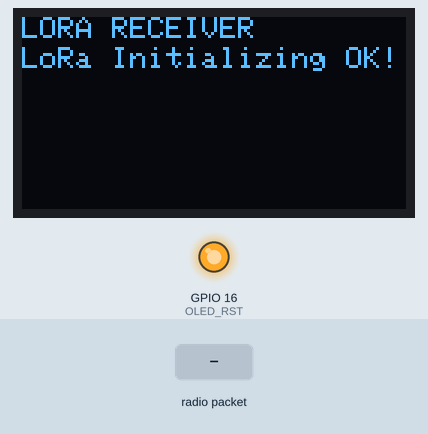
Recording of a sketch running on a simulated ESP32. Parts: 128×64 one-colour display, output pins drawn as LEDs (lit = HIGH). Inputs (shaded band) come from the test bench. No radio packets arrive unless stated; what the sketch prints to the serial monitor is not drawn.

Above: at 2.8 s.
2.9 s: radio packet "0" arrives
At 4.8 s:
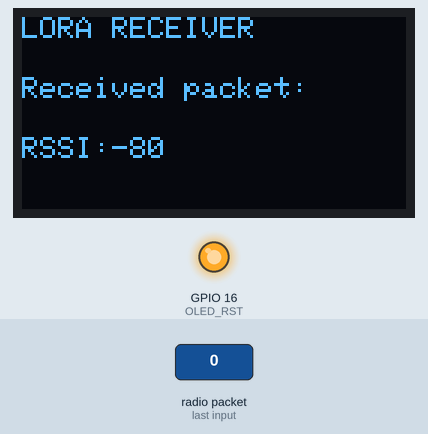
Timing chart, 0 to 6.3 s (numbered marks = the images above; inputs shaded):
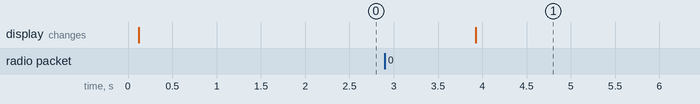

Measured:
- after the input at 2.9 s, the display: changes after 1.0 s (image 1)

The sketch:

RxData.ino.ino
```cpp
#define CAYENNE_PRINT Serial
#include <CayenneMQTTESP32.h>

#include <SPI.h>
#include <LoRa.h>

//Libraries for OLED Display
#include <Wire.h>
#include <Adafruit_GFX.h>
#include <Adafruit_SSD1306.h>

#include <StringSplitter.h>

char ssid[] = "LabElektronikaCom";
char wifiPassword[] = "MasterSya121efHiday4T";

char username[] = "866df290-1f2b-11ec-9f5b-45181495093e";
char password[] = "6f3c61dd3aa4c5f202d24b1e141ca2b8c913fe4b";
char clientID[] = "978a49c0-1f2b-11ec-ad90-75ec5e25c7a4";


//define the pins used by the LoRa transceiver module
#define SCK 5
#define MISO 19
#define MOSI 27
#define SS 18
#define RST 14
#define DIO0 26

//433E6 for Asia
//866E6 for Europe
//915E6 for North America
#define BAND 866E6

//OLED pins
#define OLED_SDA 4
#define OLED_SCL 15
#define OLED_RST 16
#define SCREEN_WIDTH 128 // OLED display width, in pixels
#define SCREEN_HEIGHT 64 // OLED display height, in pixels

Adafruit_SSD1306 display(SCREEN_WIDTH, SCREEN_HEIGHT, &Wire, OLED_RST);

String LoRaData,Count;
String Data1,Data2,Data3,Data4,Data5,Data6;
void setup() {
  //initialize Serial Monitor
  Serial.begin(115200);

  //reset OLED display via software
  pinMode(OLED_RST, OUTPUT);
  digitalWrite(OLED_RST, LOW);
  delay(20);
  digitalWrite(OLED_RST, HIGH);

  //initialize OLED
  Wire.begin(OLED_SDA, OLED_SCL);
  if(!display.begin(SSD1306_SWITCHCAPVCC, 0x3c, false, false)) { // Address 0x3C for 128x32
    Serial.println(F("SSD1306 allocation failed"));
    for(;;); // Don't proceed, loop forever
  }

  display.clearDisplay();
  display.setTextColor(WHITE);
  display.setTextSize(1);
  display.setCursor(0,0);
  display.print("LORA RECEIVER ");
  display.display();

  Serial.println("LoRa Receiver Test");

  //SPI LoRa pins
  SPI.begin(SCK, MISO, MOSI, SS);
  //setup LoRa transceiver module
  LoRa.setPins(SS, RST, DIO0);

  if (!LoRa.begin(BAND)) {
    Serial.println("Starting LoRa failed!");
    while (1);
  }
  Serial.println("LoRa Initializing OK!");
  display.setCursor(0,10);
  display.println("LoRa Initializing OK!");
  display.display();
  Cayenne.begin(username, password, clientID, ssid, wifiPassword);

}

void loop() {

  //try to parse packet
  int packetSize = LoRa.parsePacket();
  if (packetSize) {
    //received a packet
    Serial.print("Received packet ");

    //read packet
    while (LoRa.available()) {
      LoRaData = LoRa.readString();
      //Serial.print("*");
      //Serial.print(LoRaData);
      //Serial.print("*");


StringSplitter *splitter = new StringSplitter(LoRaData, '#', 7);
int itemCount = splitter->getItemCount();
//Serial.println("Item count: " + String(itemCount));
Serial.println();
for(int i = 0; i < itemCount; i++){
String item = splitter->getItemAtIndex(i);
Serial.println("Item @ index " + String(i) + ": " + String(item));

if(i==0){
  Data1=String(item);
}else if(i==1){
   Data2=String(item);

}else if(i==2){
   Data3=String(item);

}else if(i==3){
    Data4=String(item);

}else if(i==4){
    Data5=String(item);

}else if(i==5){
    Data6=String(item);

}else if(i==6){
  Count=String(item);
}

}

    }

    //print RSSI of packet
    int rssi = LoRa.packetRssi();
    Serial.print(" with RSSI ");
    Serial.println(rssi);

   // Dsiplay information
   display.clearDisplay();
   display.setCursor(0,0);
   display.print("LORA RECEIVER");
   display.setCursor(0,20);
   display.print("Received packet:");
   display.setCursor(0,30);
   display.print(Count);
   display.setCursor(0,40);
   display.print("RSSI:");
   display.setCursor(30,40);
   display.print(rssi);
   display.display();
     Cayenne.loop();

  }
}

CAYENNE_OUT_DEFAULT()
{
  // Write data to Cayenne here. This example just sends the current uptime in milliseconds on virtual channel 0.


  Cayenne.virtualWrite(1, Data5.toFloat());
  Cayenne.virtualWrite(2, Data3.toFloat());
  Cayenne.virtualWrite(3, Data1.toFloat());
  Cayenne.virtualWrite(4, Data6.toFloat());
  Cayenne.virtualWrite(5, Data4.toFloat());
  Cayenne.virtualWrite(6, Data2.toFloat());


}
```
